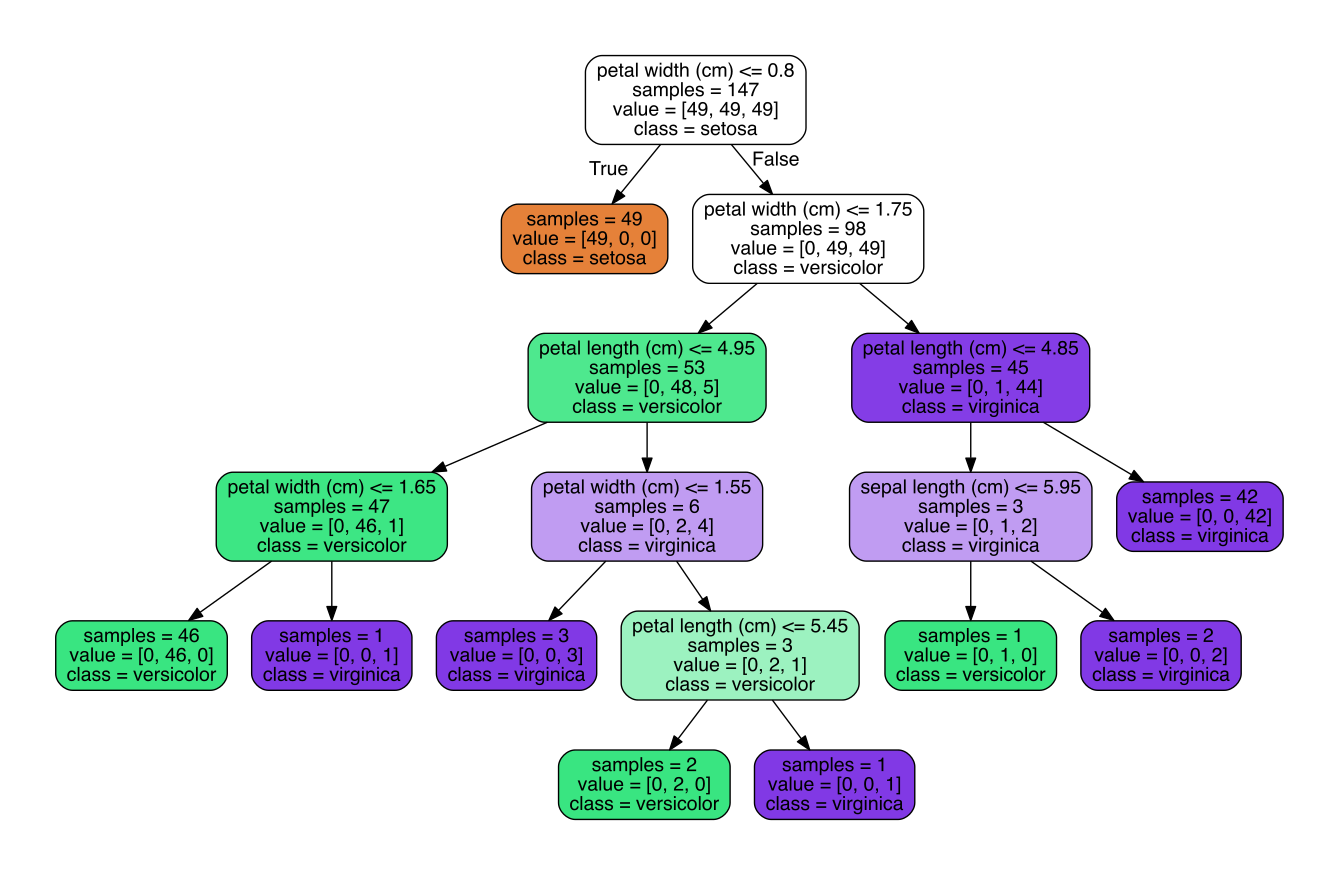

This figure's Python source:
# Part 2 - Visualizing a Decision Tree - https://youtu.be/tNa99PG8hR8

# Build one on a real dataset, add code to visualize it, and practice reading it - so you can see how it works under the
# hood.

# Use Iris flower data set: https://en.wikipedia.org/wiki/Iris_flower_data_set
# Identify type of flower based on measurements
# Dataset includes 3 species of Iris flowers: setosa, versicolor, virginica
# 4 features used to describe: length and width of sepal and petal
# 50 examples of each type for 150 total examples

# Goals
# 1-Import dataset
# 2-Train a classifier
# 3-Predict label for new flower
# 4-Visualize the tree

# scikit-learn datasets: http://scikit-learn.org/stable/datasets/
# already includes Iris dataset: load_iris

from sklearn.datasets import load_iris

iris = load_iris()

print(iris.feature_names)  # metadata: names of the features
print(iris.target_names)  # metadata: names of the different types of flowers

# print iris.data  # features and examples themselves
print(iris.data[0])  # first flower
print(iris.target[0])  # contains the labels

# print entire dataset
# for i in range(len(iris.target)):
#     print("Example %d: label %s, features %s" % (i, iris.target[i], iris.data[i]))

# Testing Data
# Examples used to test the classifier's accuracy
# Not part of the training data

import numpy as np
from sklearn.datasets import load_iris
from sklearn import tree

iris = load_iris()
# here, we remove the first example of each flower
# found at indices: 0, 50, 100
test_idx = [0, 50, 100]

# create 2 new sets of variables, for training and testing
# training data
# remove the entires from the data and target variables
train_target = np.delete(iris.target, test_idx)
train_data = np.delete(iris.data, test_idx, axis=0)

# testing data
test_target = iris.target[test_idx]
test_data = iris.data[test_idx]


# create new classifier
clf = tree.DecisionTreeClassifier()
# train on training data
clf.fit(train_data, train_target)

# what we expect
print(test_target)
# what tree predicts
print(clf.predict(test_data))


# Visualize
# from scikit decision tree tutorial: http://scikit-learn.org/stable/modules/tree.html
from sklearn.externals.six import StringIO
import pydotplus

dot_data = StringIO()
tree.export_graphviz(clf, out_file=dot_data,
                     feature_names=iris.feature_names,
                     class_names=iris.target_names,
                     filled=True, rounded=True,
                     impurity=False)
graph = pydotplus.graph_from_dot_data(dot_data.getvalue())
graph.write_pdf("iris.pdf")

# from IPython.display import Image
# Image(graph.create_png())
